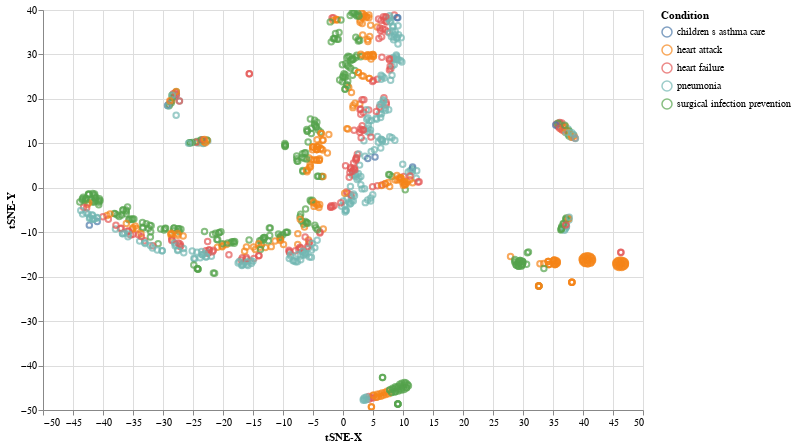

Notebook source saved alongside this figure:
### Code cell
import altair as alt

_X = pd.DataFrame({'tSNE-X': _X[:, 0], 'tSNE-Y': _X[:, 1], target: y})
alt.Chart(_X).mark_point().encode(x='tSNE-X', y='tSNE-Y', color=f'{target}:N').properties(width=600, height=400).interactive()

### Figure 1 — Vega-Lite specification as saved in the notebook (floating-point values rounded to 4 significant figures; data arrays with more than 128 entries replaced by an {"elided": "..."} marker saying what was removed)
{"config": {"view": {"continuousWidth": 400, "continuousHeight": 300}}, "data": {"name": "data-26672b28271203a49ab3faa373d88dcf"}, "mark": "point", "encoding": {"color": {"type": "nominal", "field": "Condition"}, "x": {"type": "quantitative", "field": "tSNE-X"}, "y": {"type": "quantitative", "field": "tSNE-Y"}}, "height": 400, "selection": {"selector001": {"type": "interval", "bind": "scales", "encodings": ["x", "y"]}}, "width": 600, "$schema": "https://vega.github.io/schema/vega-lite/v4.8.1.json", "datasets": {"data-26672b28271203a49ab3faa373d88dcf": {"elided": "968 records"}}}
